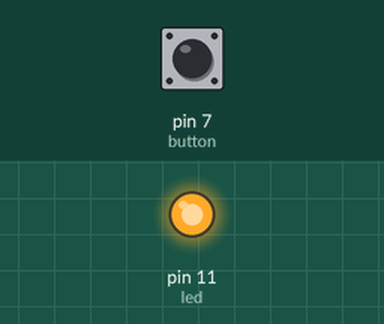
Recording of a sketch running on a simulated Arduino Uno, built with avr-gcc and run on an emulated ATmega328P. Shown: output pins drawn as LEDs (lit = HIGH). Inputs (shaded band) come from the test bench; at power-on: pin 7 (button) LOW. What the sketch prints to the serial monitor is not drawn.

Above: at 1.2 s.
1.3 s: pin 7 (button) pulled HIGH for 0.15 s
At 1.37 s:
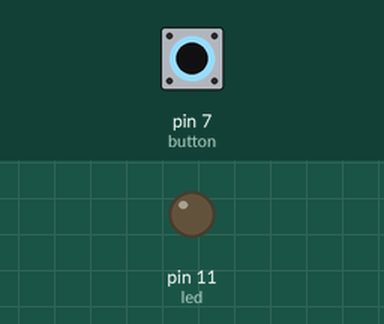
2.9 s: pin 7 (button) pulled HIGH for 3.2 s
At 7.5 s:
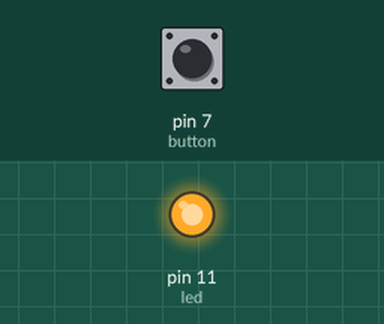
Timing chart, 0 to 9.0 s (numbered marks = the images above; inputs shaded):
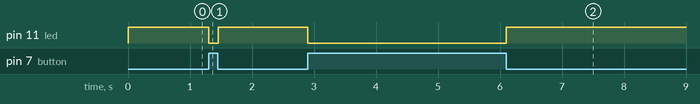

The sketch:

switchLEDReverse.ino
```cpp
int button = 7 ;
int led = 11;

void setup() {
  Serial.begin(9600);
  pinMode(button, INPUT);
  pinMode(led, OUTPUT);
}

void loop() {
  int reading =  digitalRead(button);

  if (reading == 1) {
    digitalWrite(led, LOW);
  }
  else {
    digitalWrite(led, HIGH);
  }


  Serial.println(reading);
}
```

Measured:
- after the input at 1.3 s, pin 11 (led): HIGH → LOW at once, → HIGH 0.15 s later
- after the input at 2.9 s, pin 11 (led): HIGH → LOW at once, → HIGH 3.2 s later
